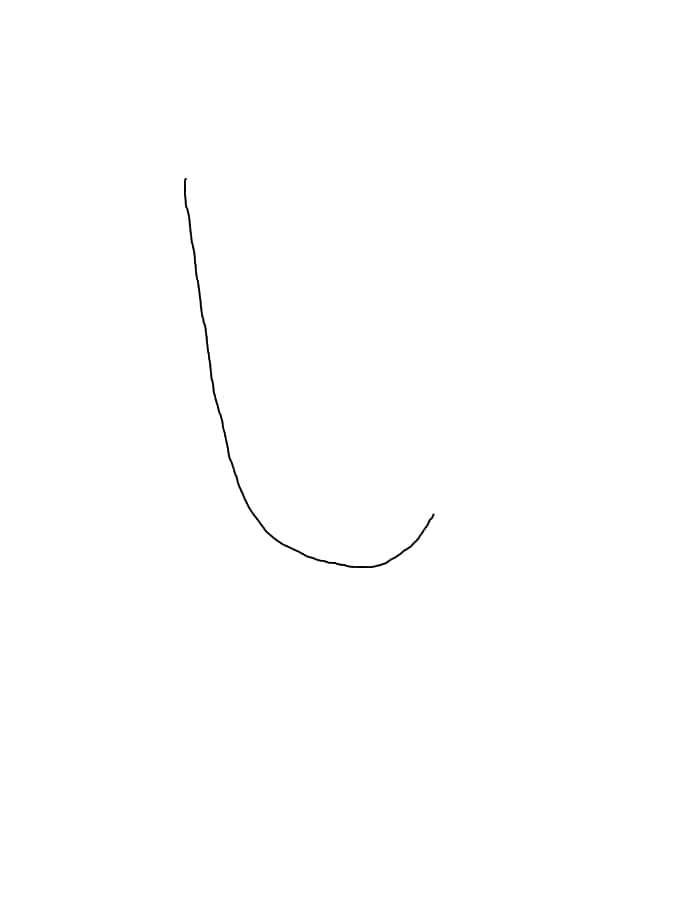
#> input picture motion_planning/final_project/src/planning/img_processing/src/22_pt1.jpg, 687 x 911 px
$ python trajectory_reader.py
#> lines starting #> are read from the running program, lines starting #| are printed output that depends on the picture; after the words box and inside, x2 and y2 are one past the last pixel; in counts of white or black regions, pixels touching at a corner belong together
#!/usr/bin/env python
"""
This file will accept an image input and convert that to ROS coordinates/waypoints
for the Sawyer to follow for each time signature movement
"""

import os
import numpy as np
import cv2
import matplotlib.pyplot as plt
import pandas as pd

this_file = os.path.dirname(os.path.abspath(__file__))
IMG_DIR = '/'.join(this_file.split('/')[:-2]) + '/img_processing/src'
print(IMG_DIR)

def read_image(img_name, grayscale=False):
    """ reads an image

    Parameters
    ----------
    img_name : str
        name of image
    grayscale : boolean
        true if image is in grayscale, false o/w

    Returns
    -------
    ndarray
        an array representing the image read (w/ extension)
    """
#> called with grayscale = True

    if not grayscale:
        img = cv2.imread(img_name)
    else:
        img = cv2.imread(img_name, 0)
#> img is the input picture: shape (911, 687); min 0, max 255, mean 254.6

    print(img_name)

    return img

def write_image(img, img_name):
    """writes the image as a file

    Parameters
    ----------
    img : ndarray
        an array representing an image
    img_name : str
        name of file to write as (make sure to put extension)
    """

    cv2.imwrite(img_name, img)

def show_image(img_name, title='Fig', grayscale=False):
    """show the  as a matplotlib figure

    Parameters
    ----------
    img_name : str
        name of image
    tile : str
        title to give the figure shown
    grayscale : boolean
        true if image is in grayscale, false o/w
    """

    if not grayscale:
        plt.imshow(img_name)
        plt.title(title)
        plt.show()
    else:
        plt.imshow(img_name, cmap='gray')
        plt.title(title)
        plt.show()


def threshold_segment_naive(gray_img, lower_thresh, upper_thresh):
    """perform grayscale thresholding using a lower and upper threshold by
    blacking the background and whitening lying between the threholds (the
    foreground)

    Parameter
    ---------
    gray_img : ndarray
        grayscale image array
    lower_thresh : float or int
        lowerbound to threshold (an intensity value between 0-255)
    upper_thresh : float or int
        upperbound to threshold (an intensity value between 0-255)

    Returns
    -------
    ndarray
        thresholded version of gray_img
    """
#> called with lower_thresh = 0, upper_thresh = 70
    # TODO: Implement threshold segmentation by setting pixels of gray_img inside the
    # lower_thresh and upper_thresh parameters to 1
    # Then set any value that is outside the range to be 0
    # Hints: make a copy of gray_img so that we don't alter the original image
    # Boolean array indexing, or masking will come in handy.
    # See https://docs.scipy.org/doc/numpy-1.13.0/user/basics.indexing.html

    new_img = np.copy(gray_img)
    print(np.shape(new_img))
#| (911, 687)
    # new_img = cv2.flip(new_img, 0)

    #thresholded image bw
    new_img_thresh = np.where((new_img <= upper_thresh) & (new_img >= lower_thresh),1,0)
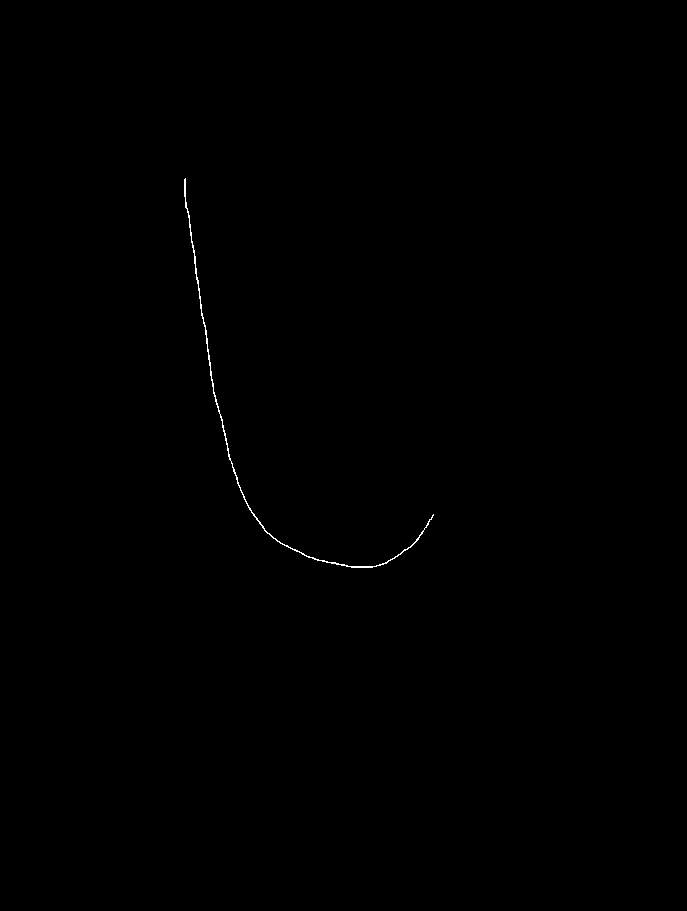
#> new_img_thresh: shape (911, 687) int64; values 0 (black) and 1 (white), 0.14% white in thin lines or dots, all inside (x1, y1, x2, y2) = (184, 178, 434, 568)

    #finding out which pixel indices are of interest
    pixels_of_interest = np.where((gray_img <= upper_thresh) & (gray_img >= lower_thresh))
#> pixels_of_interest = 863 positions, rows 178 to 567, columns 184 to 433
    num_els = np.Inf #number of elements in each row of data

    #reducing number of pixels to make trajectory smoother
    #need to add functionality to discard pixels that are too close
    while num_els >300:

        #randomly remove every second element from array

        num_els = np.shape(pixels_of_interest)
        num_els = num_els[1]
        idel = np.arange(0, num_els, 2)

        pixel_array_z = pixels_of_interest[0]
        pixel_array_z = np.delete(pixel_array_z, idel)

        pixel_array_y = pixels_of_interest[1]
        pixel_array_y = np.delete(pixel_array_y, idel)

        pixels_of_interest = np.array([pixel_array_z, pixel_array_y])

    #take a transpose so coords are easier to visualize
    pixels_of_interest = np.transpose(pixels_of_interest)
#> pixels_of_interest = 107 pairs, first value 182 to 567, second value 184 to 433
    print(np.shape(pixels_of_interest))
#| (107, 2)

    #we also want to make sure to remove pixels that are too close to each other.
    #Keep a buffer of ~20 pixels

    dud_pixels = np.argwhere(np.diff(pixel_array_y) <= 3)
#> dud_pixels = 91 values from 0 to 104
    pixel_array_y = np.delete(pixel_array_y, dud_pixels+1)
#> pixel_array_y = [184, 433, 427, 414, 411, 404, 400, 315, 327, 335, 386, 378, 359, 367, 375, 365]
    pixel_array_z = np.delete(pixel_array_z, dud_pixels+1)
#> pixel_array_z = [182, 514, 523, 543, 546, 549, 554, 558, 562, 562, 563, 565, 566, 566, 566, 567]

    pixels_of_interest = np.transpose(np.array([pixel_array_z, pixel_array_y]))
#> pixels_of_interest = 16 rows, first 8: [182, 184], [514, 433], [523, 427], [543, 414], [546, 411], [549, 404], [554, 400], [558, 315]

    # print(np.shape(pixel_array_y))
    # print(pixels_of_interest)

    #create a blank image
    reduced_img = np.where((new_img <= upper_thresh),0,0)
#> reduced_img: shape (911, 687) int64; every value is 0

    #populate blank image with reduced pixels
    for i in pixels_of_interest:
        # print(i[0], i[1])
        reduced_img.itemset((i[0], i[1]), 50)
#> this loop made 16 passes
#> i on passes 1 to 12: [182, 184], [514, 433], [523, 427], [543, 414], [546, 411], [549, 404], [554, 400], [558, 315], [562, 327], [562, 335], [563, 386], [565, 378]
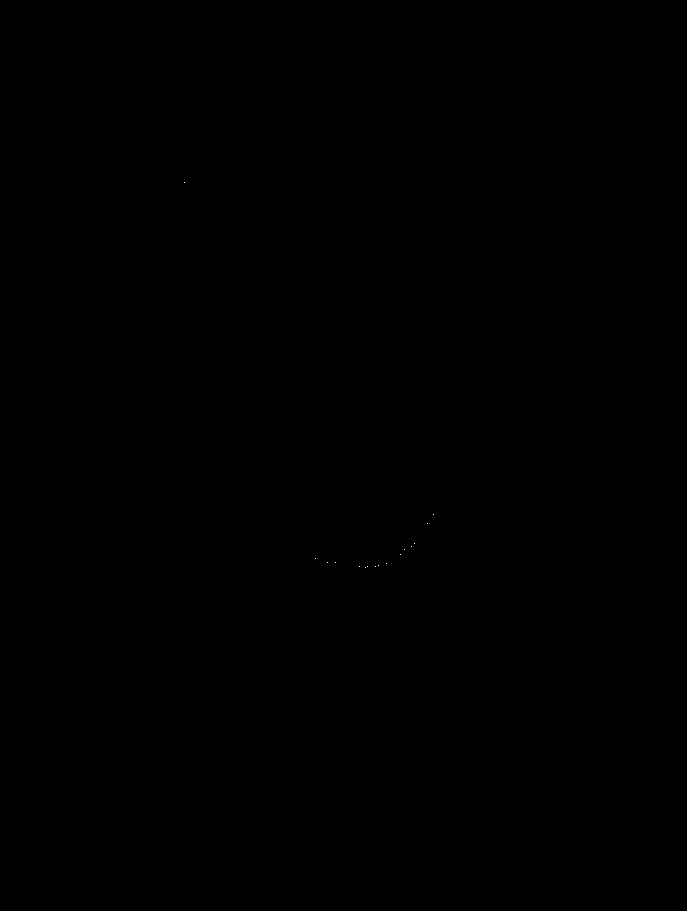
#> reduced_img: shape (911, 687) int64; values 0 (black) and 50 (white), 0% white in thin lines or dots, all inside (x1, y1, x2, y2) = (184, 182, 434, 568)
    reduced_img = cv2.flip(reduced_img, 0)
#> reduced_img: shape (911, 687) int32; values 0 (black) and 50 (white), 0% white in thin lines or dots, all inside (x1, y1, x2, y2) = (184, 343, 434, 729)


    ##finding and sorting pixels of interest and then scaling them
    #finding out which pixel indices are of interest
    img_pixels = np.where((reduced_img <= upper_thresh) & (reduced_img > lower_thresh))
#> img_pixels = 16 positions, rows 343 to 728, columns 184 to 433
    img_pixels = np.transpose(img_pixels)
#> img_pixels = 16 rows, first 8: [343, 365], [344, 359], [344, 367], [344, 375], [345, 378], [347, 386], [348, 327], [348, 335]

    #sort the array by y axis to make sure we're moving as we want
    ind = np.lexsort((img_pixels[:,0], img_pixels[:,1]))
#> ind = [15, 8, 6, 7, 1, 0, 2, 3, 4, 5, 9, 10, 11, 12, 13, 14]
    img_pixels = img_pixels[ind]
#> img_pixels = 16 rows, first 8: [728, 184], [352, 315], [348, 327], [348, 335], [344, 359], [343, 365], [344, 367], [344, 375]
    print(img_pixels)
#> (printed output is left out)

    #scaling those into ROS 2D coords
    img_pixels = np.transpose(np.array([np.multiply(np.add(img_pixels[:,0],2), 0.0011), np.multiply(np.add(img_pixels[:,1], 2), 0.0005)]))
#> img_pixels = 16 rows, first 8: [0.803, 0.093], [0.389, 0.159], [0.385, 0.165], [0.385, 0.169], [0.381, 0.18], [0.38, 0.183], [0.381, 0.184], [0.381, 0.189]
    print((img_pixels))
#> (printed output is left out)

    show_image(reduced_img, title='reduced_22', grayscale=True) #debugging to see what the reduced image looks like

    #save pixels of interest as csv file DONT FORGET TO UNCOMMENT FINALLY
    pd.DataFrame(img_pixels).to_csv(IMG_DIR + "/22wp1_coords.csv", header=None, index=None)
    print(IMG_DIR + "/22wp1_coords.csv")

    return new_img_thresh

    # raise NotImplementedError()


def to_grayscale(rgb_img):
    return np.dot(rgb_img[... , :3] , [0.299 , 0.587, 0.114])

def segment_image(img):
    # ONLY USE ONE SEGMENTATION METHOD

    # perform thresholding segmentation
    binary = threshold_segment_naive(to_grayscale(img), 0, 70).astype(np.uint8)

    # perform clustering segmentation.
    # binary = cluster_segment(img, 2).astype(np.uint8)

    # if np.mean(binary) > 0.5:
    #     binary = 1 - binary #invert the pixels if K-Means assigned 1's to background, and 0's to foreground

    return binary


"""
below are tests used for sanity checking you image, edit as you see appropriate

"""

def test_thresh_naive(img, lower_thresh, upper_thresh):
    thresh = threshold_segment_naive(img, lower_thresh, upper_thresh)
    show_image(thresh, title='thresh_naive_22', grayscale=True)
    cv2.imwrite(IMG_DIR + "/thresh_naive_22.jpg", thresh.astype('uint8') * 255)


if __name__ == '__main__':
    # adjust the file names here
    test_img = read_image(IMG_DIR + '/22_pt1.jpg', grayscale=True)

    # uncomment the test you want to run
    # it will plot the image and also save it

    test_thresh_naive(test_img, 0, 70)
